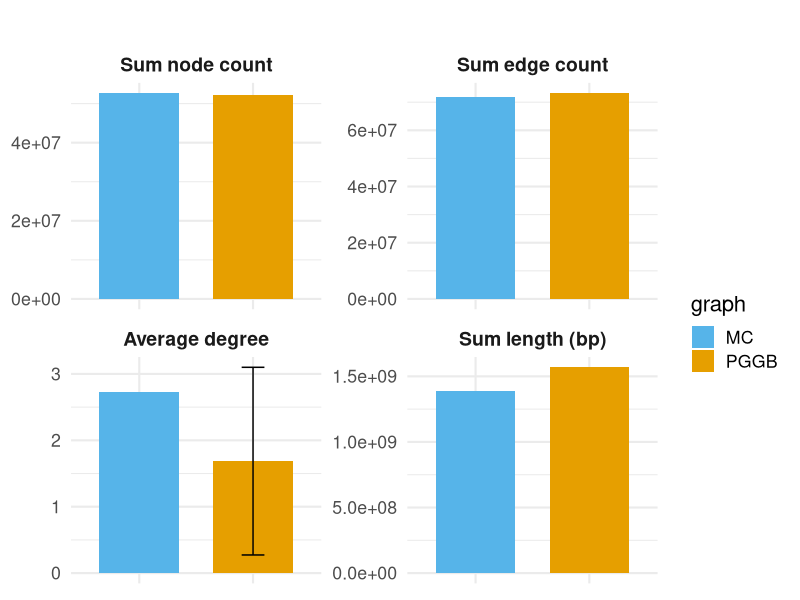

The R source for this figure:
## ---- chunk 1
library(dplyr)
library(tidyr)
library(ggplot2)
## ---- chunk 2

pggb <- read.table(
  "data/degrees_pggb.tsv",
  header = TRUE,
  check.names = FALSE
)

mc <- read.table(
  "data/degrees_mc.tsv",
  header = TRUE,
  check.names = FALSE
)

# Add graph labels
pggb$graph <- "PGGB"
mc$graph   <- "MC"

deg_all <- bind_rows(pggb, mc)
todrop = c("max.degree", "min.degree")
deg_all <- deg_all[, !(names(deg_all) %in% todrop)]

summary_df <- deg_all %>%
  group_by(graph) %>%
  summarise(
    node.count_mean = sum(node.count),
    #node.count_sd   = ifelse(n() > 1, sd(node.count), NA_real_),
    edge.count_mean = sum(edge.count),
    #edge.count_sd   = ifelse(n() > 1, sd(edge.count), NA_real_),
    avg.degree_mean = mean(avg.degree),
    avg.degree_sd   = ifelse(n() > 1, sd(avg.degree), NA_real_),
    .groups = "drop"
  )

summary_df

tot_len <- c(1385535886,1569067859)
summary_df$length_mean <- tot_len
summary_df$length_sd   <- NA   # MC has 1 value; PGGB gets NA unless you add SD


# Now pivot_longer works correctly
long_df <- summary_df %>%
  pivot_longer(
    cols = -graph,
    names_to = c("metric", ".value"),
    names_pattern = "(.*)_(mean|sd)"
  ) %>%
  mutate(
    metric = factor(metric,
      levels = c("node.count", "edge.count", "avg.degree", "length"),
      labels = c("Sum node count", "Sum edge count", "Average degree", "Sum length (bp)" )
    )
  ) %>%
  drop_na(metric)
  

long_df


cols <- c("PGGB" = "#E69F00", "MC" = "#56B4E9")

ggplot(long_df, aes(x = graph, y = mean, fill = graph)) +
  geom_col(width = 0.7) +
  geom_errorbar(
    aes(ymin = mean - sd, ymax = mean + sd),
    width = 0.2,
    data = subset(long_df, !is.na(sd))  # only PGGB gets error bars
  ) +
  facet_wrap(. ~ metric, scales = "free_y") +
  scale_fill_manual(values = cols) +
  theme_minimal(base_size = 16) +
  theme(
    strip.text   = element_text(size = 14, face = "bold"),
    axis.title.x = element_blank(),
    #axis.text.x  = element_text(face = "bold"),
    plot.title   = element_text(size = 18, face = "bold", hjust = 0.5),
    axis.text.x=element_blank()
  ) +
  labs(
    y = NULL,
    title = ""
  )



